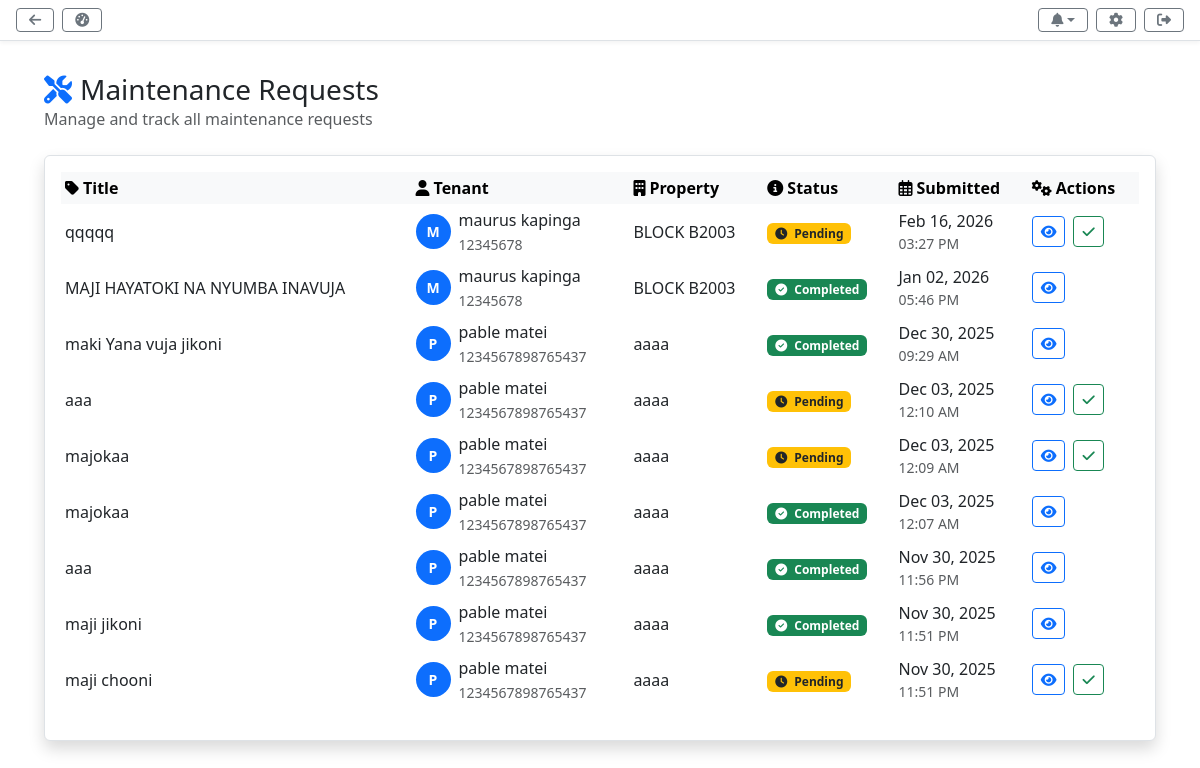
The page /landlord/maintenance/ (signed in) on the database its author committed.
### tenancy/models.py (models this page shows, shortened)
class MaintenanceRequest(models.Model):
    STATUS_CHOICES = [
        ('Pending', 'Pending'),
        ('In Progress', 'In Progress'),
        ('Completed', 'Completed'),
    ]
    tenant = models.ForeignKey(settings.AUTH_USER_MODEL, on_delete=models.CASCADE, related_name='maintenance_requests')
    title = models.CharField(max_length=255)
    notes = models.TextField(blank=True)
    photo = models.ImageField(upload_to='maintenance_photos/', blank=True, null=True)
    status = models.CharField(max_length=20, choices=STATUS_CHOICES, default='Pending')
    submitted_at = models.DateTimeField(auto_now_add=True)
    updated_at = models.DateTimeField(auto_now=True)
    class Meta:
        ordering = ['-submitted_at']
        verbose_name = "Maintenance Request"
        verbose_name_plural = "Maintenance Requests"

### users/models.py (models this page shows)
class User(AbstractUser):
    USER_TYPE_CHOICES = (
        ('landlord', 'Landlord'),
        ('tenant', 'Tenant'),
    )
    user_type = models.CharField(max_length=10, choices=USER_TYPE_CHOICES)
    profile_picture = models.ImageField(upload_to='profile_pics/', blank=True, null=True)
    phone = models.CharField(max_length=20, blank=True, null=True)
    emergency_contact_name = models.CharField(max_length=100, blank=True, null=True, verbose_name='Emergency Contact Name')
    emergency_contact_phone = models.CharField(max_length=20, blank=True, null=True, verbose_name='Emergency Contact Phone')
    emergency_contact_relationship = models.CharField(max_length=50, blank=True, null=True,
                                                   verbose_name='Relationship to Tenant')

### properties/models.py (models this page shows, shortened)
class Property(models.Model):
    STATUS_CHOICES = [
        ('vacant', 'Vacant'),
        ('occupied', 'Occupied'),
        ('pending', 'Pending Inspection'),
        ('maintenance', 'Under Maintenance'),
    ]
    landlord = models.ForeignKey(
        settings.AUTH_USER_MODEL,
        on_delete=models.CASCADE,
        limit_choices_to={'user_type': 'landlord'}
    )
    name = models.CharField(max_length=255, help_text="e.g., House 1, Apartment 5B")
    address = models.TextField(help_text="Full address of the property")
    location = models.CharField(max_length=255, blank=True, help_text="Location/Area name")
    description = models.TextField(blank=True, help_text="Detailed description of the property")
    rooms = models.IntegerField(default=1, help_text="Number of rooms")
    rent = models.DecimalField(max_digits=10, decimal_places=2, help_text="Monthly rent amount")
    status = models.CharField(max_length=20, choices=STATUS_CHOICES, default='vacant')
    utilities = models.CharField(max_length=255, blank=True, help_text="e.g., Water, Electricity, Wi-Fi")
    created_at = models.DateTimeField(auto_now_add=True)
    updated_at = models.DateTimeField(auto_now=True)
    class Meta:
        ordering = ['-created_at']
        verbose_name_plural = 'Properties'

### landlord/views.py (the view)
# urls.py: path('maintenance/', landlord_views.maintenance_view, name='maintenance'),
@login_required(login_url='home:index')
def maintenance_view(request):
    maintenance_requests = MaintenanceRequest.objects.filter(
        tenant__tenancies__unit__property__landlord=request.user
    ).select_related('tenant').distinct().order_by('-submitted_at')
    for req in maintenance_requests:
        tenancies = req.tenant.tenancies.filter(unit__property__landlord=request.user)
        if tenancies.exists():
            req.property_name = tenancies.first().unit.property.name
        else:
            req.property_name = "N/A"
    context = {
        'maintenance_requests': maintenance_requests,
    }
    return render(request, 'landlord/maintenance.html', context)

### landlord/context_processors.py (called while the page is built)
def notification_count(request):
    if not request.user.is_authenticated:
        return {}
    unread_count = Notification.objects.filter(
        recipient=request.user,
        is_read=False
    ).count()
    system_prefs, created = SystemPreference.objects.get_or_create(
        landlord=request.user
    )
    return {
        'unread_notification_count': unread_count,
        'user_theme': system_prefs.dashboard_theme.lower() if system_prefs.dashboard_theme else 'light'
    }

### landlord/templates/landlord/maintenance.html (shortened to what this page needs)
{% extends 'landlord/landlord_base.html' %}
{% block content %}
<div class="container-fluid">
    <div class="d-flex justify-content-between align-items-center mb-4">
        <div>
            <h1 class="h3 mb-0 text-gray-800">
                <i class="fas fa-tools me-2 text-primary"></i>Maintenance Requests
            </h1>
            <p class="text-muted mb-0">Manage and track all maintenance requests</p>
        </div>
    </div>
    {% if maintenance_requests %}
    <div class="card shadow">
        <div class="card-body">
            <div class="table-responsive">
                <table class="table table-borderless table-sm">
                    <thead class="table-light">
                        <tr>
                            <th><i class="fas fa-tag me-1"></i>Title</th>
                            <th><i class="fas fa-user me-1"></i>Tenant</th>
                            <th><i class="fas fa-building me-1"></i>Property</th>
                            <th><i class="fas fa-info-circle me-1"></i>Status</th>
                            <th><i class="far fa-calendar-alt me-1"></i>Submitted</th>
                            <th><i class="fas fa-cogs me-1"></i>Actions</th>
                        </tr>
                    </thead>
                    <tbody>
                        {% for request in maintenance_requests %}
                        <tr>
                            <td class="align-middle">{{ request.title }}</td>
                            <td class="align-middle">
                                <div class="d-flex align-items-center">
                                    <div class="avatar-circle bg-primary text-white me-2" style="width: 35px; height: 35px; border-radius: 50%; display: flex; align-items: center; justify-content: center; font-size: 14px; font-weight: bold;">
                                        {{ request.tenant.get_full_name|default:request.tenant.username|first|upper }}
                                    </div>
                                    <div>
                                        <div class="font-weight-bold">{{ request.tenant.get_full_name|default:request.tenant.username }}</div>
                                        <small class="text-muted">{{ request.tenant.phone|default:'' }}</small>
                                    </div>
                                </div>
                            </td>
                            <td class="align-middle">{{ request.property_name }}</td>
                            <td class="align-middle">
                                {% if request.status == 'Pending' %}
                                    <span class="badge bg-warning text-dark" data-bs-toggle="tooltip" title="Awaiting assignment">
                                        <i class="fas fa-clock me-1"></i> {{ request.status }}
                                    </span>
                                {% elif request.status == 'In Progress' %}
                                    <span class="badge bg-info" data-bs-toggle="tooltip" title="Work in progress">
                                        <i class="fas fa-tools me-1"></i> {{ request.status }}
                                    </span>
                                {% elif request.status == 'Completed' %}
                                    <span class="badge bg-success" data-bs-toggle="tooltip" title="Completed">
                                        <i class="fas fa-check-circle me-1"></i> {{ request.status }}
                                    </span>
                                {% else %}
                                    <span class="badge bg-secondary" data-bs-toggle="tooltip" title="Status: {{ request.status }}">
                                        <i class="fas fa-question-circle me-1"></i> {{ request.status }}
                                    </span>
                                {% endif %}
                            </td>
                            <td class="align-middle">
                                <div class="d-flex flex-column">
                                    <span class="font-weight-bold">{{ request.submitted_at|date:"M d, Y" }}</span>
                                    <small class="text-muted">{{ request.submitted_at|date:"h:i A" }}</small>
                                </div>
                            </td>
                            <td class="align-middle">
                                <div class="d-flex gap-2">
                                    <a href="{% url 'landlord:maintenance_detail' request.id %}" class="btn btn-sm btn-outline-primary" data-bs-toggle="tooltip" title="View details">
                                        <i class="fas fa-eye"></i>
                                    </a>
                                    {% if request.status != 'Completed' %}
                                    <a href="#" class="btn btn-sm btn-outline-success" data-bs-toggle="tooltip" title="Mark as complete">
                                        <i class="fas fa-check"></i>
                                    </a>
                                    {% endif %}
                                </div>
                            </td>
                        </tr>
                        {% endfor %}
                    </tbody>
                </table>
            </div>
        </div>
    </div>
    {% endif %}
</div>
{% endblock %}

### landlord/templates/landlord/landlord_base.html (style rules this page uses)
:root { --primary-color: #4e73df; --primary-hover: #2e59d9; --secondary-color: #6c757d; --success-color: #1cc88a; --info-color: #36b9cc; --warning-color: #f6c23e; --danger-color: #e74a3b; --light-color: #f8f9fc; --dark-color: #5a5c69; }
body { background-color: var(--bs-body-bg); color: var(--bs-body-color); transition: background-color 0.3s ease, color 0.3s ease; }
.card { background-color: var(--bs-card-bg, #fff); border: 1px solid var(--bs-border-color, #e3e6f0); transition: all 0.3s ease; }

### rows shown on the page
MaintenanceRequest: title "qqqqq", tenant.get_full_name|first "M", tenant.get_full_name "maurus kapinga", tenant.phone "12345678", property_name "BLOCK B2003", status "Pending", submitted_at "Feb 16, 2026", submitted_at "03:27 PM"
MaintenanceRequest: title "MAJI HAYATOKI NA NYUMBA INAVUJA", tenant.get_full_name|first "M", tenant.get_full_name "maurus kapinga", tenant.phone "12345678", property_name "BLOCK B2003", status "Completed", submitted_at "Jan 02, 2026", submitted_at "05:46 PM"
MaintenanceRequest: title "maki Yana vuja jikoni", tenant.get_full_name|first "P", tenant.get_full_name "pable matei", tenant.phone "1234567898765437", property_name "aaaa", status "Completed", submitted_at "Dec 30, 2025", submitted_at "09:29 AM"
MaintenanceRequest: title "aaa", tenant.get_full_name|first "P", tenant.get_full_name "pable matei", tenant.phone "1234567898765437", property_name "aaaa", status "Pending", submitted_at "Dec 03, 2025", submitted_at "12:10 AM"
MaintenanceRequest: title "majokaa", tenant.get_full_name|first "P", tenant.get_full_name "pable matei", tenant.phone "1234567898765437", property_name "aaaa", status "Pending", submitted_at "Dec 03, 2025", submitted_at "12:09 AM"
MaintenanceRequest: title "majokaa", tenant.get_full_name|first "P", tenant.get_full_name "pable matei", tenant.phone "1234567898765437", property_name "aaaa", status "Completed", submitted_at "Dec 03, 2025", submitted_at "12:07 AM"
MaintenanceRequest: title "aaa", tenant.get_full_name|first "P", tenant.get_full_name "pable matei", tenant.phone "1234567898765437", property_name "aaaa", status "Completed", submitted_at "Nov 30, 2025", submitted_at "11:56 PM"
MaintenanceRequest: title "maji jikoni", tenant.get_full_name|first "P", tenant.get_full_name "pable matei", tenant.phone "1234567898765437", property_name "aaaa", status "Completed", submitted_at "Nov 30, 2025", submitted_at "11:51 PM"
MaintenanceRequest: title "maji chooni", tenant.get_full_name|first "P", tenant.get_full_name "pable matei", tenant.phone "1234567898765437", property_name "aaaa", status "Pending", submitted_at "Nov 30, 2025", submitted_at "11:51 PM"
